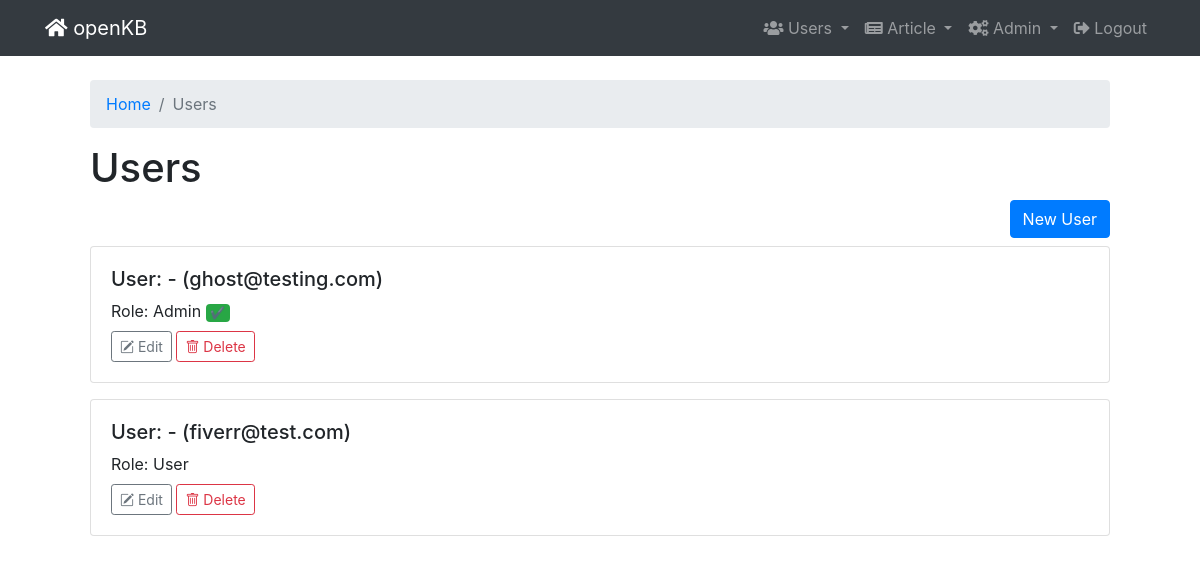
The app's page /users/edit/ (signed in) with its own data.
### kb/models.py (models this page shows, shortened)
class CustomUser(AbstractUser):
    email = models.EmailField(unique=True)
    USERNAME_FIELD = 'email'
    REQUIRED_FIELDS = ['username']

### kb/views.py (the view)
# urls.py: path('users/edit/', UserListView.as_view(), name='edit-users'),
class UserListView(PermissionRequiredMixin, ListView):
    model = get_user_model()
    context_object_name = 'users'
    template_name = 'users/edit_users.html'
    permission_required = 'auth.view_user'

### templates/users/edit_users.html (shortened to what this page needs)
{% extends 'base.html' %}
{% block content %}
{% include "nav.html" %}
<div class="container mt-4">
    <nav aria-label="breadcrumb">
        <ol class="breadcrumb">
            <li class="breadcrumb-item"><a href="{% url 'home' %}">Home</a></li>
            <li class="breadcrumb-item active" aria-current="page">Users</li>
        </ol>
    </nav>
    <h1>Users</h1>
    <div class="d-flex justify-content-end mb-2">
        <a href="{% url 'new-user' %}" class="btn btn-primary">New User</a>
    </div>
    {% for user in users %}
    <div class="card mb-3">
        <div class="card-body">
            <h5>User: {{ user.get_full_name }} - ({{ user.email }})</h5>
            <p>Role: {% if user.is_superuser %}Admin <span class="badge badge-success">✔</span>{% else %}User{% endif %}</p>
            <a href="{% url 'edit-user' user.id %}" class="btn btn-sm btn-outline-secondary">
                <i class="bi bi-pencil-square"></i> Edit
            </a>
            <a href="{% url 'delete-user' user.id %}" class="btn btn-sm btn-outline-danger">
                <i class="bi bi-trash"></i> Delete
            </a>
        </div>
    </div>
    {% empty %}
    <p>No users found.</p>
    {% endfor %}
</div>
{% endblock %}

### static/assets/css/styles.css (style rules this page uses)
html, body { height: 100%; margin: 0; }
.container { flex: 1 0 auto; }
.card-body p { margin-bottom: 0.5rem; }

### records on screen
CustomUser: email "ghost@testing.com", is_superuser "Admin"
CustomUser: email "fiverr@test.com", is_superuser "User"
